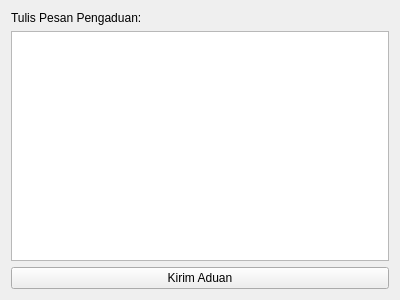
<?xml version="1.0" encoding="UTF-8"?>
<ui version="4.0">
 <class>Form</class>
 <widget class="QWidget" name="Form">
  <property name="geometry">
   <rect>
    <x>0</x>
    <y>0</y>
    <width>400</width>
    <height>300</height>
   </rect>
  </property>
  <property name="windowTitle">
   <string>Aplikasi Pengaduan Masyarakat</string>
  </property>
  <layout class="QVBoxLayout" name="verticalLayout">
   <item>
    <widget class="QLabel" name="label">
     <property name="text">
      <string>Tulis Pesan Pengaduan:</string>
     </property>
    </widget>
   </item>
   <item>
    <widget class="QTextEdit" name="textEdit"/>
   </item>
   <item>
    <widget class="QPushButton" name="pushButton">
     <property name="text">
      <string>Kirim Aduan</string>
     </property>
    </widget>
   </item>
  </layout>
 </widget>
 <resources/>
 <connections/>
</ui>
